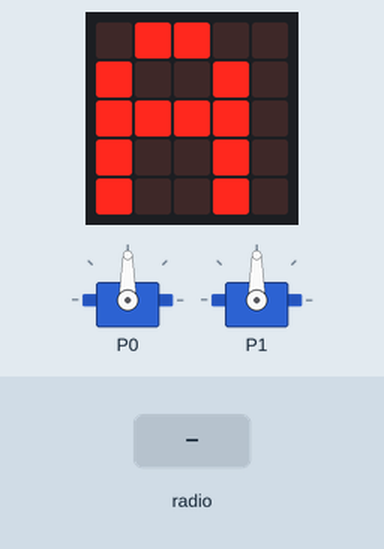
The program below on a simulated BBC micro:bit running MicroPython. Parts: the board's 5×5 LED display, 2 × servo. The inputs (shaded band) are chosen by the test bench. Servo angles are drawn from the pulse width (0.5 ms = 0°, 2.5 ms = 180°).

Above: at 1.2 s.
1.3 s: radio message "1" arrives
At 2.5 s:
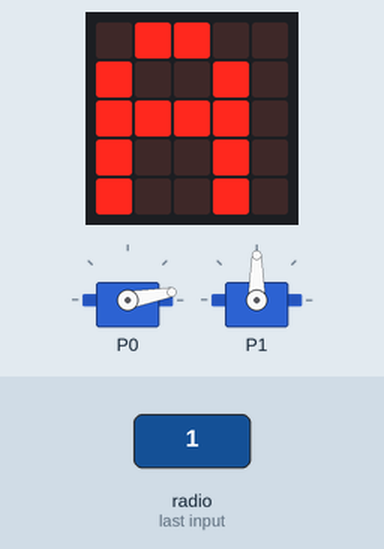
2.9 s: radio message "50" arrives
At 3.9 s:
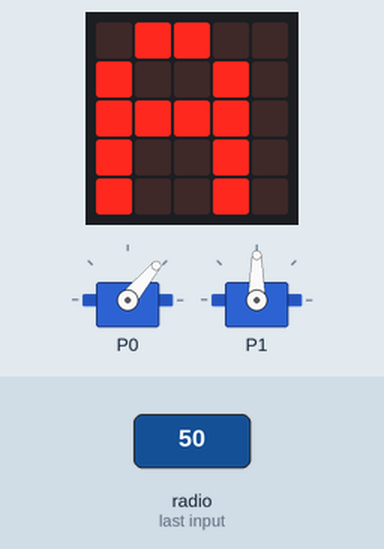
Timing chart, 0 to 5.9 s (numbered marks = the images above; inputs shaded):
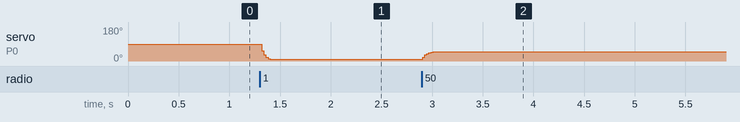

The program:

node_a_actuator.py
```python
"""
Node A: Actuator Controller
---------------------------------------------------------
Drives the 2-DOF gimbal using hardware-level silent PWM
and linear interpolation (Lerp) for ultra-smooth motion.
"""

from microbit import *
import radio

# Initialize radio communication
radio.on()
radio.config(group=22)

curr_x, curr_y = 90.0, 90.0
target_x, target_y = 90.0, 90.0

# State variables for hardware debouncing
last_duty_x, last_duty_y = -1, -1

def set_servo(pin, angle, is_x_axis):
    global last_duty_x, last_duty_y

    # Constrain physical limits to prevent servo damage
    angle = max(10, min(170, angle))
    duty = int((angle / 180 * 102) + 26)

    # PWM Silent Mode: Only transmit signal upon actual value change
    # This eliminates the annoying high-frequency servo humming
    if is_x_axis:
        if abs(duty - last_duty_x) > 0:
            pin.write_analog(duty)
            last_duty_x = duty
    else:
        if abs(duty - last_duty_y) > 0:
            pin.write_analog(duty)
            last_duty_y = duty

    pin.set_analog_period(20)

display.show('A')

while True:
    msg = radio.receive()
    if msg:
        try:
            parts = msg.split(',')
            target_x = float(parts[0])
            target_y = float(parts[1])
            display.set_pixel(0, 0, 9)
        except Exception:
            pass
    else:
        display.set_pixel(0, 0, 0)

    # Linear Interpolation (Lerp) for organic movement
    # 0.4 represents the perfect balance between responsiveness and smoothness
    curr_x += (target_x - curr_x) * 0.4
    curr_y += (target_y - curr_y) * 0.4

    set_servo(pin0, curr_x, True)
    set_servo(pin1, curr_y, False)

    sleep(20)
```

Measured:
- after the input at 1.3 s, servo on P0: 90° → 10° at once
- after the input at 2.9 s, servo on P0: 10° → 48° at once, → 50° 0.17 s later
